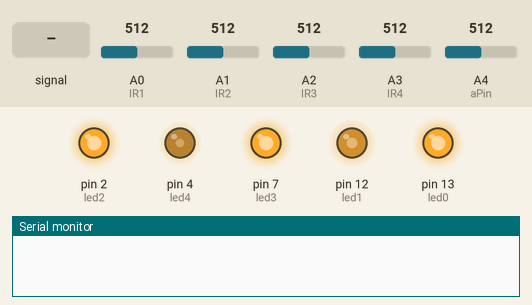
Simulated run of this sketch. Board: Arduino Uno, built with avr-gcc and run on an emulated ATmega328P. On the bench: output pins drawn as LEDs (lit = HIGH), the last lines printed to the serial monitor. Inputs (shaded band) come from the test bench; at power-on: A0 (IR1) = 512, A4 (aPin) = 512, A1 (IR2) = 512, A2 (IR3) = 512, A3 (IR4) = 512.

Above: at 1.2 s.
1.3 s: A1 (IR2) fed a 200 Hz sine of ±255 counts around its level
At 2.22 s:
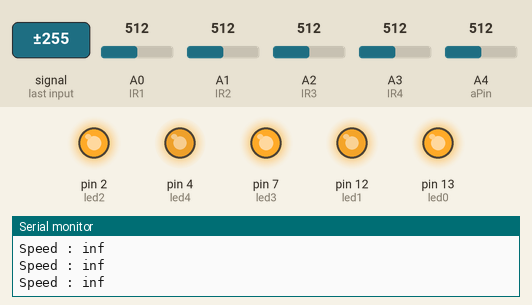
4.3 s: A0 (IR1) set to 690
7.3 s: A0 (IR1) set to 710
8.8 s: A4 (aPin) set to 733
11.8 s: A4 (aPin) set to 761
At 12.1 s:
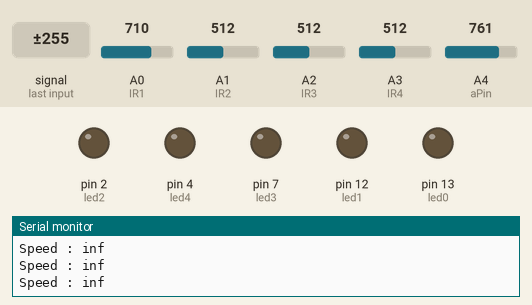
13.3 s: A4 (aPin) set to 740
At 14.3 s:
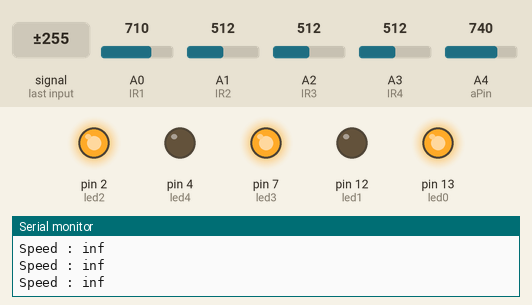
Timing chart, 0 to 15.8 s (numbered marks = the images above; inputs shaded):
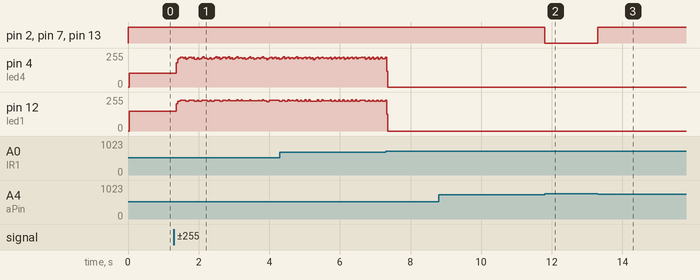

The sketch:

Intelligent_Street.ino
```cpp
int aPin = A4;
int led1 = 12;
int led0 = 13;
int led2 = 2;
int led3 = 7;
int led4 = 4;
int sv = 0;
int IR1 = A0;
int IR2 = A1;
int IR3 = A2;
int IR4 = A3;
int a = 0;
int b = 0;
int c = 0;
int d = 0;
unsigned long t1=0,t2=0,t3=0,t4=0;
bool f1=false,f2=false,f3=false,f4=false;

void setup() {
    // put your setup code here, to run once:
    Serial.begin(9600);
    pinMode(led1, OUTPUT); // set port 12 as output
    pinMode(led0, OUTPUT); // set port 13 as output
    pinMode(led2, OUTPUT); // set port 2 as output
    pinMode(led3, OUTPUT); // set port 7 as output
    pinMode(led4, OUTPUT); // set port 4 as output
    pinMode(IR1, INPUT); // set port A0 as output
    pinMode(IR2, INPUT); // set port A1 as output
    pinMode(IR3, INPUT); // set port A2 as output
    pinMode(IR4, INPUT); // set port A3 as output
    b=1;
}

void loop() {
    // put your main code here, to run repeatedly:
    sv = analogRead(aPin);
    if (sv < 750) { // check Day or night
        digitalWrite(led0, HIGH);
        digitalWrite(led4, b);
        int value = analogRead(IR1); // get value of first IR sensor value
        if (value < 700) // check object passing or not
        {
            a = 1;
            b = 1;
            f1=true; // set flag for first IR sensor
            digitalWrite(led4, b); // turn on 2 LED
            digitalWrite(led1, a); // turn on 3 LED
        }
        else{
            if(f1==true){
                t1=millis(); // store time of object passed from first IR sensor
                f1=false; // unset flag for first IR sensor
            }
        }

        value = analogRead(IR2); // get value of second IR sensor value
        if (value < 600) // check object passing or not
        {
            c=1;
            f2=true; // set flag for second IR sensor
            digitalWrite(led2, c); // turn on 4 LED
        }
        else{
            if(f2==true){
                t2=millis(); // store time of object passed from second IR sensor
                f2=false; // unset flag for second IR sensor
                Serial.print("Speed : ");
                Serial.println((0.03/((t2-t1)/1000000))*3.6); // find speed of vehicle from first IR sensor to second
            }
        }

        value = analogRead(IR3); // get value of third IR sensor value
        if (value < 700) // check object passing or not
        {
            b = 0;
            d = 1;
            f3=true; // set flag for third IR sensor
            digitalWrite(led3, d); // turn on 5-6 LED
            digitalWrite(led4, b); // turn off 2 LED
        }
        else{
            if(f3==true){
                t3=millis(); // store time of object passed from third IR sensor
                f3=false; // unset flag for third IR sensor
                Serial.print("Speed : ");
                Serial.println((0.03/((t3-t2)/1000000))*3.6); // find speed of vehicle from second IR sensor to third
            }
        }

        value = analogRead(IR4); // get value of fourth IR sensor value
        if (value < 700) // check object passing or not
        {
            a = 0;
            d = 1;
            f4=true; // set flag for fourth IR sensor
            digitalWrite(led1, a); // turn off 3 LED
            digitalWrite(led3, d); // turn on 5-6 LED
        }
        else{
            if(f4==true){
                t4=millis(); // store time of object passed from fourth IR sensor
                f4=false; // unset flag for fourth IR sensor
                Serial.print("Speed : ");
                Serial.println((0.03/((t4-t3)/1000000))*3.6); // find speed of vehicle from third IR sensor to fourth
            }
        }
    }
    else {
        digitalWrite(led1, LOW);
        digitalWrite(led2, LOW);
        digitalWrite(led3, LOW);
        digitalWrite(led0, LOW);
        digitalWrite(led4, LOW);
    }
}
```

Measured:
- the behaviour switches between 749 and 750 on A4 (aPin) (found by bisection; images 1 and 2)
- after the input at 11.8 s, pin 2 (led2), pin 7 (led3), pin 13 (led0): HIGH → LOW at once
- after the input at 13.3 s, pin 2 (led2), pin 7 (led3), pin 13 (led0): LOW → HIGH at once
